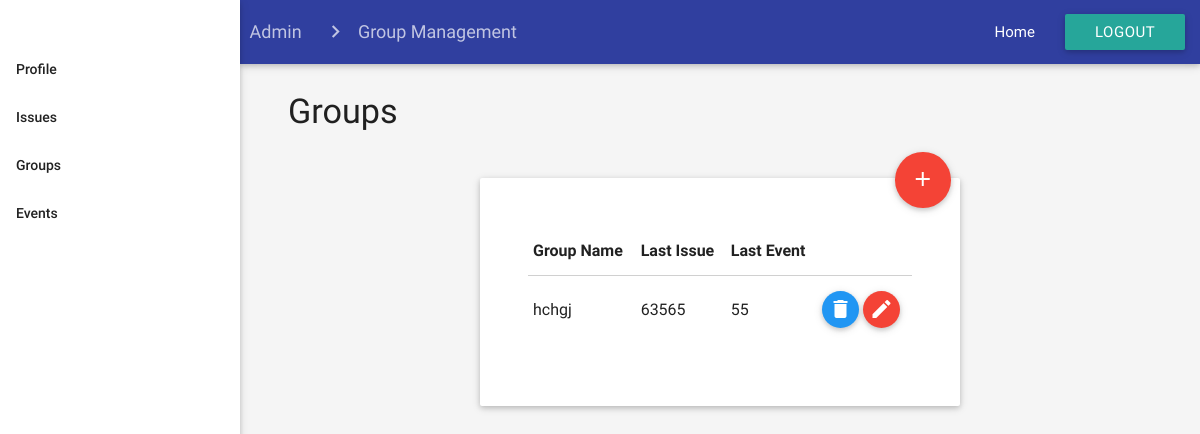
The app's page /html/admin/groupManagement_admin.php, older data.
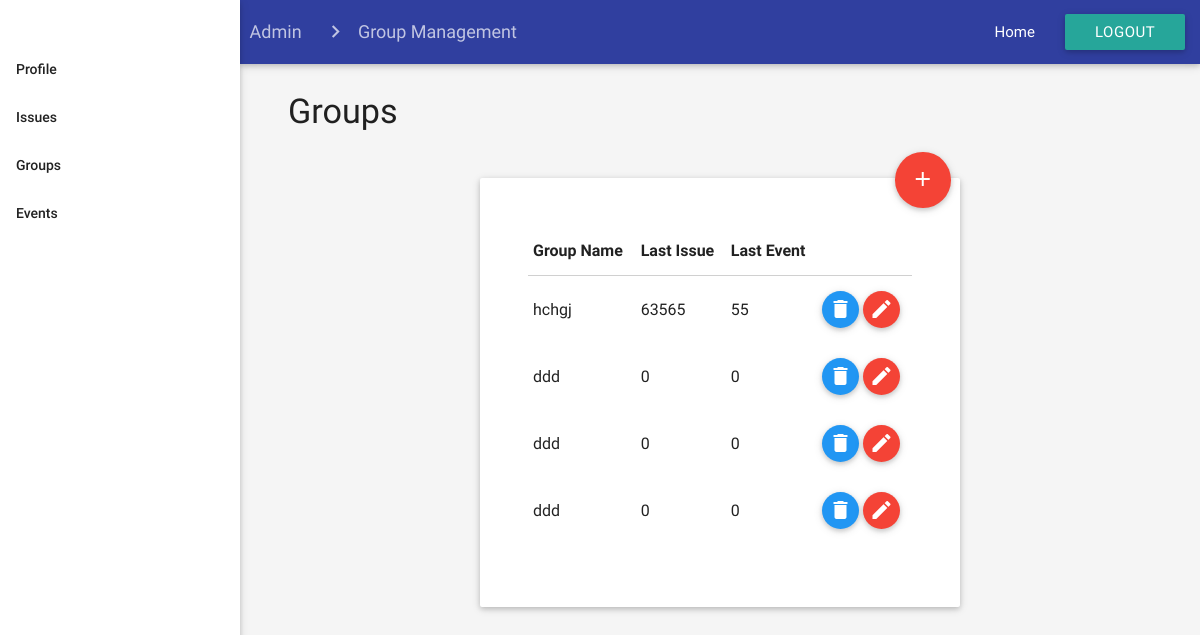
The same page, newer data.
### tables this page shows
CREATE TABLE `groups` (
  `Group_ID` int(11) NOT NULL,
  `Group_Name` varchar(255) NOT NULL,
  `Users` varchar(255) DEFAULT 'None',
  `Events` varchar(255) DEFAULT 'None',
  `Event_ID` int(255) NOT NULL,
  `User_ID` int(255) NOT NULL,
  `Group_Permissions` enum('View','Modify','Edit','Delete','Create') NOT NULL DEFAULT 'View'
);

### html/admin/groupManagement_admin.php (the view, shortened to what this page needs)
<html>
<head>
    <link type="text/css" rel="stylesheet" href="../../css/materialize.min.css" media="screen,projection" />
    <link type="text/css" rel="stylesheet" href="../../css/register.css" />
    <link type="text/css" rel="stylesheet" href="../../css/admin/groupManagement_admin.css" />
</head>
<body class="grey lighten-4">
    <ul id="nav-mobile" class="side-nav fixed sideNav">
        <br>
        <br>
        <li class="bold"><a href="http://localhost/MIS347/html/admin/profile_admin.php" class="waves-effect waves-teal">Profile</a></li>
        <li class="bold"><a href="http://localhost/MIS347/html/admin/issueManagement_admin.php" class="waves-effect waves-teal">Issues</a></li>
        <li class="bold"><a href="http://localhost/MIS347/html/admin/groupManagement_admin.php" class="waves-effect waves-teal">Groups</a></li>
        <li class="bold"><a href="http://localhost/MIS347/html/admin/eventManagement_admin.php" class="waves-effect waves-teal">Events</a></li>
    </ul>
    <div class="mainContainer">
        <nav class="indigo darken-2 topNavBar">
            <div class="nav-wrapper">
                <div class="col s12">
                    <a href="#!" class="breadcrumb">Admin</a>
                    <a href="#!" class="breadcrumb">Group Management</a>
                    <ul class="right hide-on-med-and-down">
                        <li><a href="dashboard_admin.html">Home</a></li>
                        <li><a class="waves-effect waves-light btn">Logout</a></li>
                    </ul>
                </div>
            </div>
        </nav>
        <div id="page_title">
            <h4>Groups</h4>
        </div>
        <div id="fab_add">
            <a class="btn-floating btn-large waves-effect waves-light red right" id="fab_add" href="groupAdd_admin.html"><i class="material-icons">add</i></a>
        </div>
        <div class="formContainer card">
            <form class="col s12 l12 m6" action="../../php/groupDelete.php" method="post">
                <table class="highlight responsive-table">
                    <thead>
                        <tr>
                            <th data-field="id" name="Group_Name">Group Name</th>
                            <th data-field="name">Last Issue</th>
                            <th data-field="price">Last Event</th>
                            <th data-field="action"></th>
                        </tr>
                    </thead>
                    <tbody>
                        <?php
                        $conn = new mysqli('localhost','ske','ske','skecomplaints');
                            $sql = "SELECT * FROM groups";
                            $result = $conn->query($sql);
                            while($row = $result->fetch_assoc()){
                                $Group_ID = $row["Group_ID"];
                                $Group_Name = $row["Group_Name"];
                                $Event_ID = $row["Event_ID"];
                                $User_ID = $row["User_ID"];
                                echo '
                                <tr id="'.$Group_ID.'">
                                    <form action = "../../php/del.php" method = "post">
                                        <input type = "hidden" value = "'.$Group_ID.'" />
                                    </form>
                                    <td>'.$Group_Name.'</td>
                                    <td>'.$Event_ID.'</td>
                                    <td>'.$User_ID.'</td>
                                    <td>
                                        <button class="btn-floating modal-trigger btn-small waves-effect waves-light blue btn_delete" type = "submit"><i class="material-icons">delete</i></button>
                                        <a class="btn-floating btn-small waves-effect waves-light red btn_edit"><i class="material-icons">mode_edit</i></a>
                                    </td>
                                </tr>
                                ';
                            }
                        ?>
                    </tbody>
                </table>
            </form>
        </div>
    </div>
</body>
</html>

### css/admin/groupManagement_admin.css (style rules this page uses)
@media only screen and (min-width: 993px) { .mainContainer { width: 80%; margin-left: 20%; } }
.sidenav { width: 20%; }
.formContainer { width: 50%; margin: 5% auto 0 auto; padding: 5%; }
#page_title { padding-left: 5%; margin-top: 3%; }
.breadcrumb { padding-left: 1% }
#fab_add { margin-right: 14%; margin-top: 1%; }

Row changes from the older to the newer data that the page shows:
added groups: Group_Name "ddd", Event_ID "0", User_ID "0"
added groups: Group_Name "ddd", Event_ID "0", User_ID "0"
added groups: Group_Name "ddd", Event_ID "0", User_ID "0"
